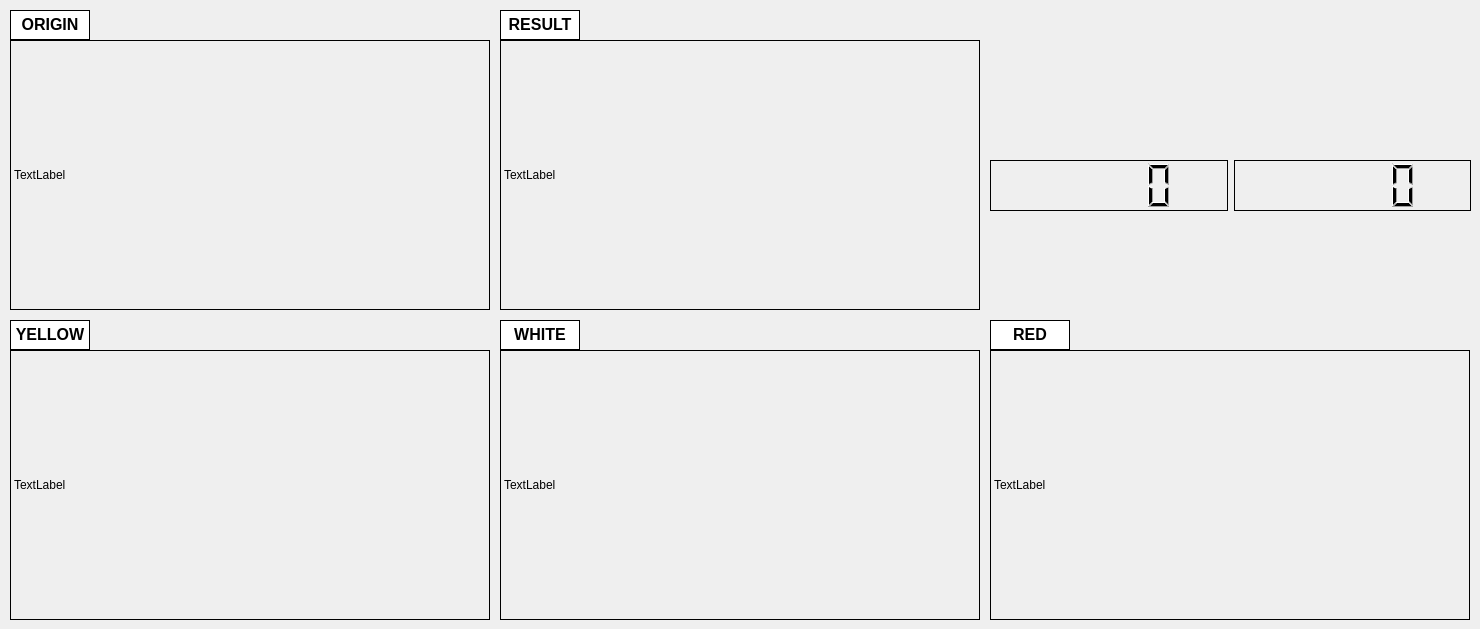
    <widget class="QWidget" name="Line">
     <attribute name="title">
      <string>Line</string>
     </attribute>
     <widget class="QLabel" name="origin_2">
      <property name="geometry">
       <rect>
        <x>10</x>
        <y>40</y>
        <width>480</width>
        <height>270</height>
       </rect>
      </property>
      <property name="frameShape">
       <enum>QFrame::Box</enum>
      </property>
      <property name="text">
       <string>TextLabel</string>
      </property>
     </widget>
     <widget class="QTextEdit" name="ORIGIN_2">
      <property name="geometry">
       <rect>
        <x>10</x>
        <y>10</y>
        <width>80</width>
        <height>30</height>
       </rect>
      </property>
      <property name="frameShape">
       <enum>QFrame::Box</enum>
      </property>
      <property name="frameShadow">
       <enum>QFrame::Plain</enum>
      </property>
      <property name="html">
       <string>&lt;!DOCTYPE HTML PUBLIC &quot;-//W3C//DTD HTML 4.0//EN&quot; &quot;http://www.w3.org/TR/REC-html40/strict.dtd&quot;&gt;
&lt;html&gt;&lt;head&gt;&lt;meta name=&quot;qrichtext&quot; content=&quot;1&quot; /&gt;&lt;style type=&quot;text/css&quot;&gt;
p, li { white-space: pre-wrap; }
&lt;/style&gt;&lt;/head&gt;&lt;body style=&quot; font-family:'Ubuntu'; font-size:11pt; font-weight:400; font-style:normal;&quot;&gt;
&lt;p align=&quot;center&quot; style=&quot; margin-top:0px; margin-bottom:0px; margin-left:0px; margin-right:0px; -qt-block-indent:0; text-indent:0px;&quot;&gt;&lt;span style=&quot; font-size:12pt; font-weight:600;&quot;&gt;ORIGIN&lt;/span&gt;&lt;/p&gt;&lt;/body&gt;&lt;/html&gt;</string>
      </property>
     </widget>
     <widget class="QTextEdit" name="YELLOW">
      <property name="geometry">
       <rect>
        <x>10</x>
        <y>320</y>
        <width>80</width>
        <height>30</height>
       </rect>
      </property>
      <property name="frameShape">
       <enum>QFrame::Box</enum>
      </property>
      <property name="frameShadow">
       <enum>QFrame::Plain</enum>
      </property>
      <property name="html">
       <string>&lt;!DOCTYPE HTML PUBLIC &quot;-//W3C//DTD HTML 4.0//EN&quot; &quot;http://www.w3.org/TR/REC-html40/strict.dtd&quot;&gt;
&lt;html&gt;&lt;head&gt;&lt;meta name=&quot;qrichtext&quot; content=&quot;1&quot; /&gt;&lt;style type=&quot;text/css&quot;&gt;
p, li { white-space: pre-wrap; }
&lt;/style&gt;&lt;/head&gt;&lt;body style=&quot; font-family:'Ubuntu'; font-size:11pt; font-weight:400; font-style:normal;&quot;&gt;
&lt;p align=&quot;center&quot; style=&quot; margin-top:0px; margin-bottom:0px; margin-left:0px; margin-right:0px; -qt-block-indent:0; text-indent:0px;&quot;&gt;&lt;span style=&quot; font-size:12pt; font-weight:600;&quot;&gt;YELLOW&lt;/span&gt;&lt;/p&gt;&lt;/body&gt;&lt;/html&gt;</string>
      </property>
     </widget>
     <widget class="QLabel" name="yellow">
      <property name="geometry">
       <rect>
        <x>10</x>
        <y>350</y>
        <width>480</width>
        <height>270</height>
       </rect>
      </property>
      <property name="frameShape">
       <enum>QFrame::Box</enum>
      </property>
      <property name="text">
       <string>TextLabel</string>
      </property>
     </widget>
     <widget class="QTextEdit" name="WHITE">
      <property name="geometry">
       <rect>
        <x>500</x>
        <y>320</y>
        <width>80</width>
        <height>30</height>
       </rect>
      </property>
      <property name="frameShape">
       <enum>QFrame::Box</enum>
      </property>
      <property name="frameShadow">
       <enum>QFrame::Plain</enum>
      </property>
      <property name="html">
       <string>&lt;!DOCTYPE HTML PUBLIC &quot;-//W3C//DTD HTML 4.0//EN&quot; &quot;http://www.w3.org/TR/REC-html40/strict.dtd&quot;&gt;
&lt;html&gt;&lt;head&gt;&lt;meta name=&quot;qrichtext&quot; content=&quot;1&quot; /&gt;&lt;style type=&quot;text/css&quot;&gt;
p, li { white-space: pre-wrap; }
&lt;/style&gt;&lt;/head&gt;&lt;body style=&quot; font-family:'Ubuntu'; font-size:11pt; font-weight:400; font-style:normal;&quot;&gt;
&lt;p align=&quot;center&quot; style=&quot; margin-top:0px; margin-bottom:0px; margin-left:0px; margin-right:0px; -qt-block-indent:0; text-indent:0px;&quot;&gt;&lt;span style=&quot; font-size:12pt; font-weight:600;&quot;&gt;WHITE&lt;/span&gt;&lt;/p&gt;&lt;/body&gt;&lt;/html&gt;</string>
      </property>
     </widget>
     <widget class="QLabel" name="white">
      <property name="geometry">
       <rect>
        <x>500</x>
        <y>350</y>
        <width>480</width>
        <height>270</height>
       </rect>
      </property>
      <property name="frameShape">
       <enum>QFrame::Box</enum>
      </property>
      <property name="text">
       <string>TextLabel</string>
      </property>
     </widget>
     <widget class="QLabel" name="result">
      <property name="geometry">
       <rect>
        <x>500</x>
        <y>40</y>
        <width>480</width>
        <height>270</height>
       </rect>
      </property>
      <property name="frameShape">
       <enum>QFrame::Box</enum>
      </property>
      <property name="text">
       <string>TextLabel</string>
      </property>
     </widget>
     <widget class="QTextEdit" name="RESULT">
      <property name="geometry">
       <rect>
        <x>500</x>
        <y>10</y>
        <width>80</width>
        <height>30</height>
       </rect>
      </property>
      <property name="frameShape">
       <enum>QFrame::Box</enum>
      </property>
      <property name="frameShadow">
       <enum>QFrame::Plain</enum>
      </property>
      <property name="html">
       <string>&lt;!DOCTYPE HTML PUBLIC &quot;-//W3C//DTD HTML 4.0//EN&quot; &quot;http://www.w3.org/TR/REC-html40/strict.dtd&quot;&gt;
&lt;html&gt;&lt;head&gt;&lt;meta name=&quot;qrichtext&quot; content=&quot;1&quot; /&gt;&lt;style type=&quot;text/css&quot;&gt;
p, li { white-space: pre-wrap; }
&lt;/style&gt;&lt;/head&gt;&lt;body style=&quot; font-family:'Ubuntu'; font-size:11pt; font-weight:400; font-style:normal;&quot;&gt;
&lt;p align=&quot;center&quot; style=&quot; margin-top:0px; margin-bottom:0px; margin-left:0px; margin-right:0px; -qt-block-indent:0; text-indent:0px;&quot;&gt;&lt;span style=&quot; font-size:12pt; font-weight:600;&quot;&gt;RESULT&lt;/span&gt;&lt;/p&gt;&lt;/body&gt;&lt;/html&gt;</string>
      </property>
     </widget>
     <widget class="QLabel" name="red">
      <property name="geometry">
       <rect>
        <x>990</x>
        <y>350</y>
        <width>480</width>
        <height>270</height>
       </rect>
      </property>
      <property name="frameShape">
       <enum>QFrame::Box</enum>
      </property>
      <property name="text">
       <string>TextLabel</string>
      </property>
     </widget>
     <widget class="QTextEdit" name="RED">
      <property name="geometry">
       <rect>
        <x>990</x>
        <y>320</y>
        <width>80</width>
        <height>30</height>
       </rect>
      </property>
      <property name="frameShape">
       <enum>QFrame::Box</enum>
      </property>
      <property name="frameShadow">
       <enum>QFrame::Plain</enum>
      </property>
      <property name="html">
       <string>&lt;!DOCTYPE HTML PUBLIC &quot;-//W3C//DTD HTML 4.0//EN&quot; &quot;http://www.w3.org/TR/REC-html40/strict.dtd&quot;&gt;
&lt;html&gt;&lt;head&gt;&lt;meta name=&quot;qrichtext&quot; content=&quot;1&quot; /&gt;&lt;style type=&quot;text/css&quot;&gt;
p, li { white-space: pre-wrap; }
&lt;/style&gt;&lt;/head&gt;&lt;body style=&quot; font-family:'Ubuntu'; font-size:11pt; font-weight:400; font-style:normal;&quot;&gt;
&lt;p align=&quot;center&quot; style=&quot; margin-top:0px; margin-bottom:0px; margin-left:0px; margin-right:0px; -qt-block-indent:0; text-indent:0px;&quot;&gt;&lt;span style=&quot; font-size:12pt; font-weight:600;&quot;&gt;RED&lt;/span&gt;&lt;/p&gt;&lt;/body&gt;&lt;/html&gt;</string>
      </property>
     </widget>
     <widget class="QWidget" name="horizontalLayoutWidget_8">
      <property name="geometry">
       <rect>
        <x>990</x>
        <y>160</y>
        <width>481</width>
        <height>51</height>
       </rect>
      </property>
      <layout class="QHBoxLayout" name="horizontalLayout_8">
       <property name="sizeConstraint">
        <enum>QLayout::SetDefaultConstraint</enum>
       </property>
       <item>
        <widget class="QLCDNumber" name="lrpm_2">
         <property name="frameShadow">
          <enum>QFrame::Plain</enum>
         </property>
        </widget>
       </item>
       <item>
        <widget class="QLCDNumber" name="rrpm_2">
         <property name="frameShadow">
          <enum>QFrame::Plain</enum>
         </property>
        </widget>
       </item>
      </layout>
     </widget>
    </widget>
